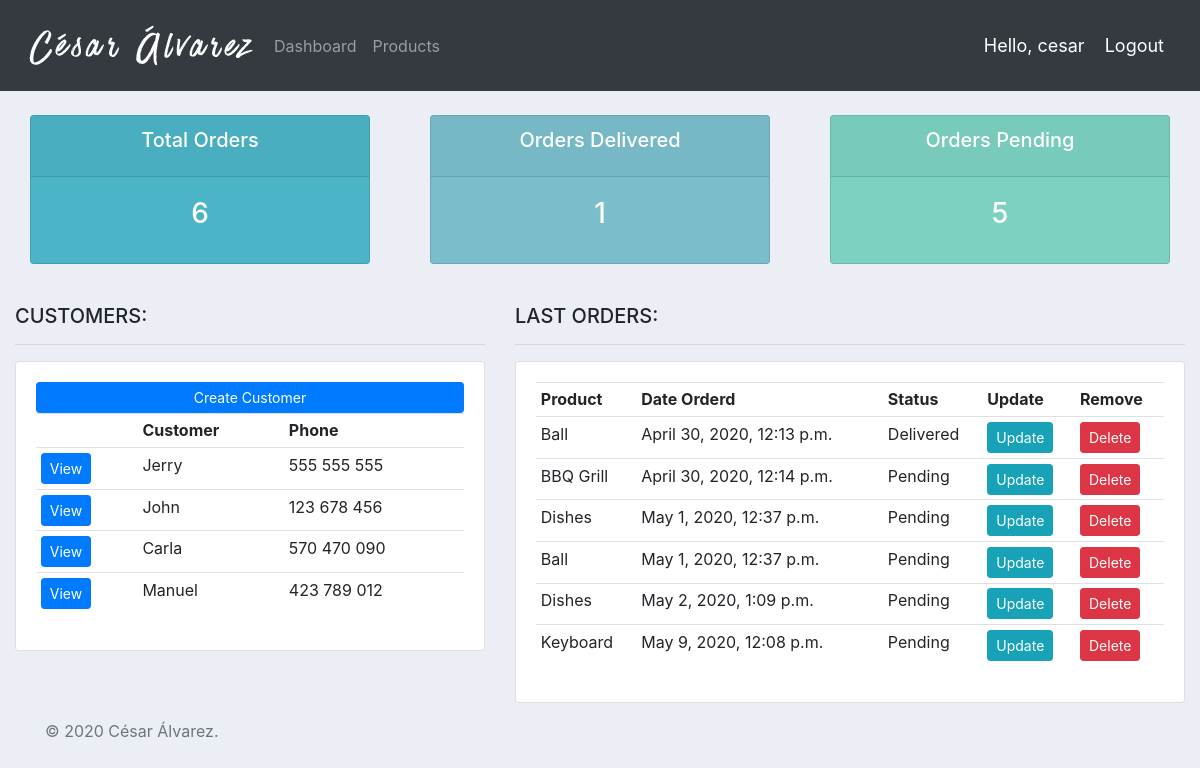
The app's page / (signed in) with its own data.
### accounts/models.py (models this page shows, shortened)
class Customer(models.Model):
    user = models.OneToOneField(User, on_delete=models.CASCADE, blank=True, null=True)
    name = models.CharField(max_length=200, null=True)
    phone = models.CharField(max_length=200, null=True)
    email = models.EmailField(max_length=200, null=True)
    date_created = models.DateTimeField(auto_now_add=True, null=True)

class Order(models.Model):
    STATUS = (
            ('Pending', 'Pending'),
            ('Out for Delivery', 'Out for Delivery'),
            ('Delivered', 'Delivered'),
        )
    product = models.ForeignKey(Product, null=True, on_delete=models.SET_NULL)
    date_created = models.DateTimeField(auto_now_add=True, null=True)
    customer = models.ForeignKey(Customer, null=True, on_delete=models.SET_NULL)
    status = models.CharField(max_length=200, null=True, choices=STATUS)

class Product(models.Model):
    CATEGORY = (
            ('Indoor', 'Indoor'),
            ('Out door', 'Out door'),
        )
    name = models.CharField(max_length=200, null=True)
    price = models.FloatField(null=True)
    category = models.CharField(max_length=200, null=True, choices=CATEGORY)
    description = models.CharField(max_length=200, null=True, blank=True)
    date_created = models.DateTimeField(auto_now_add=True, null=True)
    tags = models.ManyToManyField(Tag)
    def __str__(self):
        return self.name

### accounts/views.py (the view)
# urls.py: path('', views.home, name="home"),
@login_required(login_url='login')
def home(request):
    orders = Order.objects.all()
    customers = Customer.objects.all()
    total_customers = customers.count()
    total_orders = orders.count()
    delivered = orders.filter(status='Delivered').count()
    pending = orders.filter(status='Pending').count()
    context = {'orders': orders, 'customers': customers,
    'total_orders': total_orders, 'delivered': delivered, 'pending': pending}
    return render(request, 'accounts/dashboard.html', context)

### accounts/templates/accounts/dashboard.html
{% extends 'accounts/main.html' %}
{% block content %}
{% include 'accounts/status.html' %}
<br>
<div class="row">
	<div class="col-md-5">
		<h5>CUSTOMERS:</h5>
		<hr>
		<div class="card card-body">
			<a class="btn btn-primary  btn-sm btn-block" href="{% url 'create_customer' %}">Create Customer</a>
			<table class="table table-sm">
				<tr>
					<th></th>
					<th>Customer</th>
					<th>Phone</th>
				</tr>
				{% for customer in customers %}
				<tr>
					<td><a class="btn btn-sm btn-primary" href="{% url 'customer' customer.id %}">View</a></td>
					<td>{{ customer.name}}</td>
					<td>{{ customer.phone}}</td>
				</tr>
				{% endfor %}
			</table>
		</div>
	</div>
	<div class="col-md-7">
		<h5>LAST ORDERS:</h5>
		<hr>
		<div class="card card-body">
			<table class="table table-sm">
				<tr>
					<th>Product</th>
					<th>Date Orderd</th>
					<th>Status</th>
					<th>Update</th>
					<th>Remove</th>
				</tr>
				{% for order in orders %}
				<tr>
					<td>{{ order.product}}</td>
					<td>{{ order.date_created}}</td>
					<td>{{ order.status}}</td>
					<td><a class="btn btn-sm btn-info" href="{%url 'update_order' order.id%}">Update</a></td>
					<td><a class="btn btn-sm btn-danger" href="{%url 'delete_order' order.id%}">Delete</a></td>
				</tr>
				{% endfor %}
			</table>
		</div>
	</div>
</div>
{% endblock %}

### accounts/templates/accounts/main.html (shortened to what this page needs)
{% load static %}
<!DOCTYPE html>
<html>
<head>
<link rel="stylesheet" href="https://stackpath.bootstrapcdn.com/bootstrap/4.4.1/css/bootstrap.min.css">
<link rel="stylesheet" type="text/css" href="{% static 'css/main.css' %}">
</head>
<body>
    {% include 'accounts/navbar.html' %}
    <div class="container-fluid">
    {% block content %}{% endblock %}
    </div>
    {% include 'accounts/footer.html' %}
</body>
</html>

### accounts/templates/accounts/navbar.html (shortened to what this page needs)
{% load static %}
<nav class="navbar navbar-expand-md navbar-dark bg-dark">
    <img src="{% static 'images/logo.png' %}">
    <div class="collapse navbar-collapse" id="navbarsExample04">
      <ul class="navbar-nav mr-auto">
        <li class="nav-item">
          <a class="nav-link" href="{% url 'home' %}">Dashboard</a>
        </li>
        <li class="nav-item">
          <a class="nav-link" href="{% url 'products' %}">Products</a>
        </li>
      </ul>
    </div>
    <span class="hello">Hello, {{request.user}}  </span>
    <span><a class="hello" href="{% url 'logout' %}">Logout</a></span>
  </nav>

### accounts/templates/accounts/status.html
<br>
<div class="row">
	<div class="col">
		<div class="col-md">
			<div class="card text-center text-white  mb-3" id="total-orders">
			  	<div class="card-header">
			  		<h5 class="card-title">Total Orders</h5>
			  	</div>
			  	<div class="card-body">
			    	<h3 class="card-title">{{ total_orders }}</h3>
			  	</div>
			</div>
		</div>
	</div>
	<div class="col">
		<div class="col-md">
			<div class="card text-center text-white  mb-3" id="orders-delivered">
			  	<div class="card-header">
			  		<h5 class="card-title">Orders Delivered</h5>
			  	</div>
			  	<div class="card-body">
			    	<h3 class="card-title">{{ delivered }}</h3>
			  	</div>
			</div>
		</div>
	</div>
	<div class="col">
		<div class="col-md">
			<div class="card text-center text-white  mb-3" id="orders-pending">
			  	<div class="card-header">
			  		<h5 class="card-title">Orders Pending</h5>
			  	</div>
			  	<div class="card-body">
			    	<h3 class="card-title">{{ pending }}</h3>
			  	</div>
			</div>
		</div>
	</div>
</div>

### accounts/templates/accounts/footer.html
<footer class="footer mt-auto py-3">
    <div class="container">
      <span class="text-muted"> &copy; 2020 César Álvarez.</span>
    </div>
</footer>

### static/css/main.css (style rules this page uses)
body { background-color: #ebeff5; }
#total-orders { background-color: #4cb4c7; }
#orders-delivered { background-color: #7abecc; }
#orders-pending { background-color: #7CD1C0; }

### accounts/templates/accounts/navbar.html (style rules this page uses)
.hello { font-size: 18px; color: white; margin-right: 20px; }

### records on screen
Customer: name "Jerry", phone "555 555 555"
Customer: name "John", phone "123 678 456"
Customer: name "Carla", phone "570 470 090"
Customer: name "Manuel", phone "423 789 012"
Order: product "Ball", date_created "April 30, 2020, 12:13 p.m.", status "Delivered"
Order: product "BBQ Grill", date_created "April 30, 2020, 12:14 p.m.", status "Pending"
Order: product "Dishes", date_created "May 1, 2020, 12:37 p.m.", status "Pending"
Order: product "Ball", date_created "May 1, 2020, 12:37 p.m.", status "Pending"
Order: product "Dishes", date_created "May 2, 2020, 1:09 p.m.", status "Pending"
Order: product "Keyboard", date_created "May 9, 2020, 12:08 p.m.", status "Pending"

### other values on screen
{{ request.user }} "cesar"
{{ total_orders }} "6"
{{ delivered }} "1"
{{ pending }} "5"
